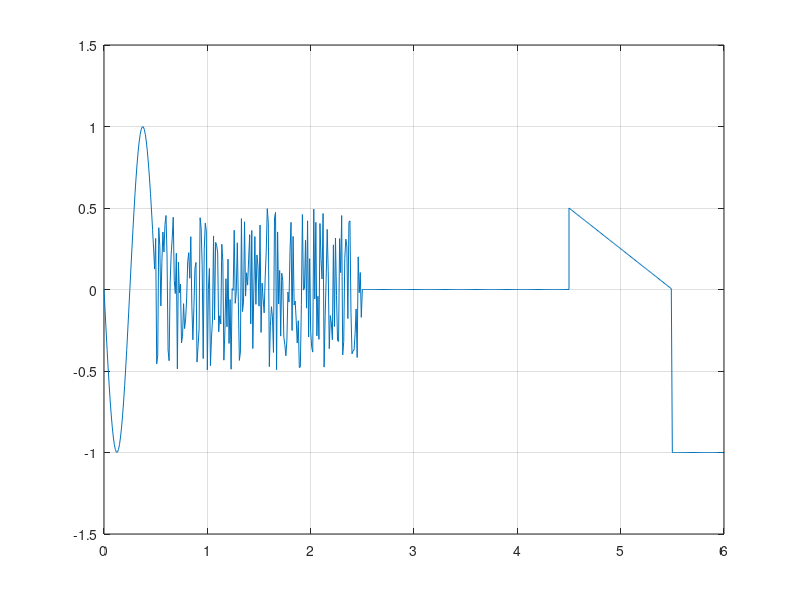

MATLAB code for this plot:
%% 3.laboratorijas darbs
%% Gabalveida signaala montaaza
%% Dots sekojosais grafiks
% 
% Pildiju so uzdevumu (Artuura Lillaisa), jo "Individualie_uzdevumi_katram_studentiam2020.pdf"
% failaa nav induviduala uzdevuma uz mana vaarda
%
% <<../Lab3.png>>
%

function y = lab3_done(t)
if nargin == 0
    t = 0:0.01:6;
end

%t_sin=0:0.01:0.5;
t_sinf = (t>=0)&(t<0.5); t_sin = t(t_sinf);
%t_noise = 0.5:0.01:2.5;
t_noisef = (t>=0.5)&(t<2.5); t_noise = t(t_noisef);
%t_const = 2.5:0.01:4.5;
t_constf = (t>=2.5)&(t<=4.5); t_const = t(t_constf);
%t_saw = 4.5:0.01:5.5;
t_sawf = (t>=4.5)&(t<5.5); t_saw = t(t_sawf);
%t_const2 = 5.5:0.01:6;
t_const2f = (t>=5.5)&(t<6); t_const2 = t(t_const2f);
%% Sinusoiida
A0=0; A=1;
T = (4.5-1.5)/-3;
f =2/T; delay=1.5;
y_sin=A0+A*sin(2*pi*f*(t_sin-delay));
%plot(t_sin,y_sin)%% Grafika formateesana
%hold on
%% Troksna signaals
y_noise = 1*rand(size(t_noise))-0.5;
%plot(t_noise,y_noise)
%% Konstantes signaals
y_const = zeros(size(t_const))+0;
%plot(t_const,y_const)
%% Liniaari mainiiga funkcija
k = (0.5-0)/(0-1);
delay = 5.5;
y_saw = k*(t_saw-delay);
%plot(t_saw,y_saw)
%% Konstantes signaals 2
y_const2 = zeros(size(t_const2))-1;
%plot(t_const2,y_const2)
%% Apvienosim visu vienaa vektoraa un grafika formateesana
t = [t_sin, t_noise, t_const, t_saw, t_const2];
y = [y_sin, y_noise, y_const, y_saw, y_const2];
if nargout == 0
    plot(t,y);
    y = [];
end
grid
axis([0 6 -1.5 1.5])
%% Secinaajumi
% Sii darbaa es iepazinos ar gabalveida signaala montaazu. Kaa dazaadus grafikus apvienot
% vienaa signaalaa, kaa formateet tos un kaa uztaisiit funkciju.